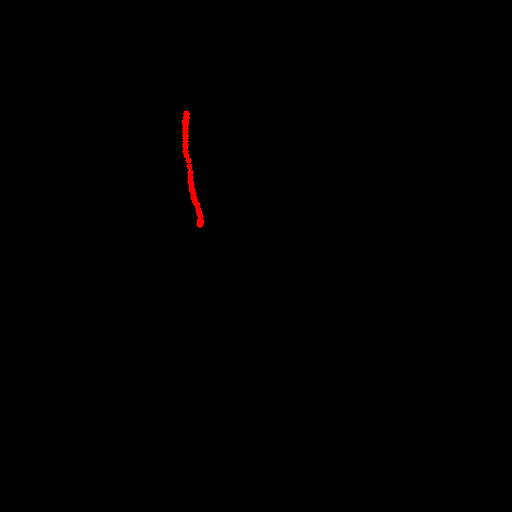
#> input picture img/1.png, 512 x 512 px
$ python outline.py
#> lines starting #> are read from the running program, lines starting #| are printed output that depends on the picture; after the words box and inside, x2 and y2 are one past the last pixel; in counts of white or black regions, pixels touching at a corner belong together
import cv2

img_origin = cv2.imread('1.png')
#> img_origin is the input picture: shape (512, 512, 3); mean B, G, R 0, 0, 0.7
# cv2.imshow('origin', img_origin)

img_gray = cv2.cvtColor(img_origin, cv2.COLOR_BGR2GRAY)
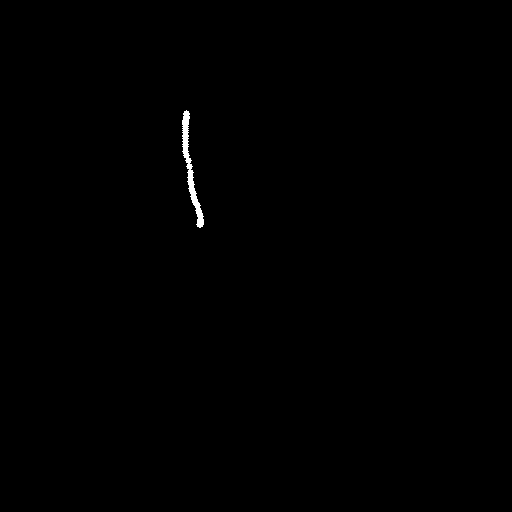
#> img_gray: shape (512, 512); values 0 (black) and 76 (white), 0.26% white; 1 white region, box (x1, y1, x2, y2) and area: (182, 110, 204, 228) 687
#cv2.imshow('gray', img_gray)

img_blurred = cv2.GaussianBlur(img_gray, (5, 5), 0)
#cv2.imshow('blurred', img_blurred)

img_threshold1 = cv2.adaptiveThreshold(img_blurred, 255, cv2.ADAPTIVE_THRESH_GAUSSIAN_C, cv2.THRESH_BINARY, 5, 2)
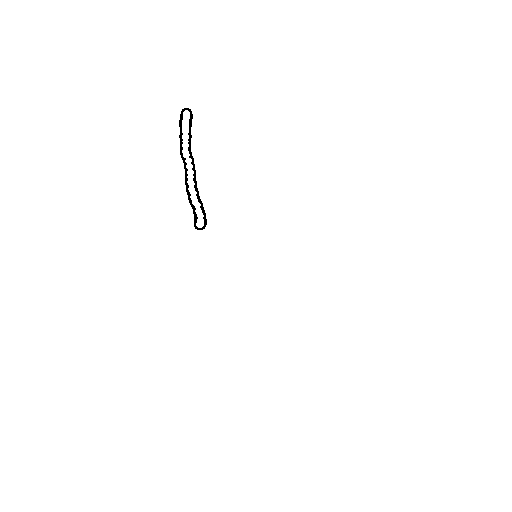
#> img_threshold1: shape (512, 512); 99.7% white; black in thin lines or dots, all inside (x1, y1, x2, y2) = (179, 108, 207, 230)
#cv2.imshow('img_threshold1', img_threshold1)

img_threshold1_blurred = cv2.GaussianBlur(img_threshold1, (5, 5), 0)
#cv2.imshow('img_threshold1_blurred', img_threshold1_blurred)

_, img_threshold2 = cv2.threshold(img_threshold1_blurred, 200, 255, cv2.THRESH_BINARY)
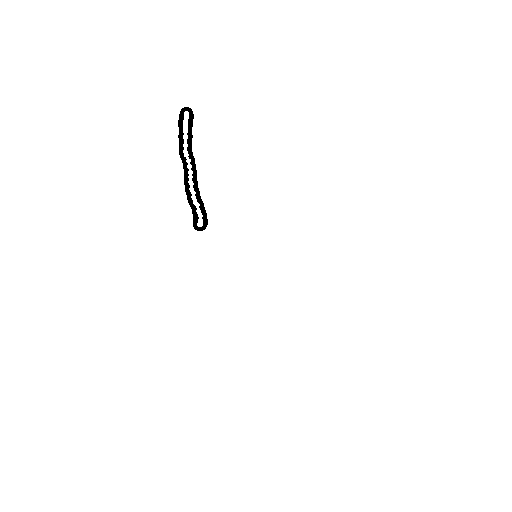
#> img_threshold2: shape (512, 512); 99.6% white; 1 black region, box (x1, y1, x2, y2) and area: (178, 107, 208, 231) 1173
#cv2.imshow('img_threshold2', img_threshold2)

kernel = cv2.getStructuringElement(cv2.MORPH_RECT,(3, 3))
img_opening = cv2.bitwise_not(cv2.morphologyEx(cv2.bitwise_not(img_threshold2), cv2.MORPH_OPEN, kernel))
#> img_opening: shape (512, 512); 99.6% white; 1 black region, box (x1, y1, x2, y2) and area: (178, 107, 208, 231) 1143
#cv2.imshow('img_opening', img_opening)

img_opening_blurred = cv2.GaussianBlur(img_opening, (3, 3), 0)
cv2.imshow('img_opening_blurred', img_opening_blurred)

cv2.waitKey(0)
cv2.destroyAllWindows()

$ run again, with img/2.png copied over img/1.png
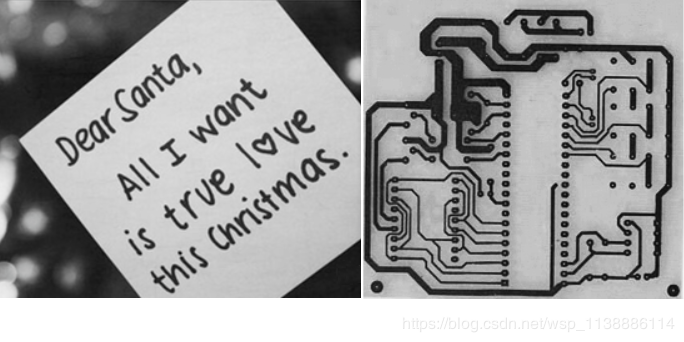
#> input picture img/2.png, 684 x 342 px
#> img_origin is the input picture: shape (342, 684, 3); mean B, G, R 160.1, 160.1, 160.1
#> `img_threshold1 = cv2.adaptiveThreshold(img_blurred, 255, cv2.ADAPTIVE_..`:
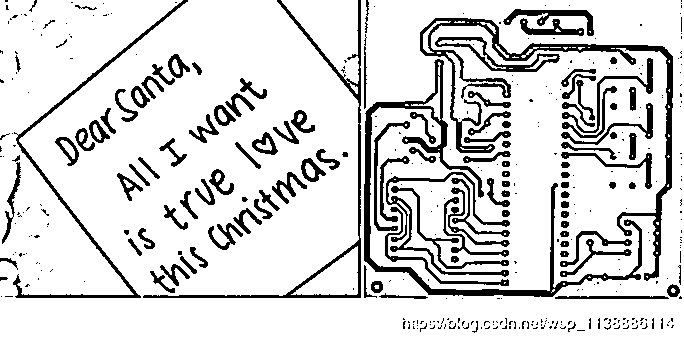
#> img_threshold1: shape (342, 684); 84.5% white; 403 black regions (284 under 20 px), largest, box (x1, y1, x2, y2) and area: (420, 18, 673, 281) 4809, (364, 59, 642, 297) 4575, (143, 0, 361, 298) 2271
#> img_threshold2: shape (342, 684); 76.4% white; 216 black regions (100 under 20 px), largest, box (x1, y1, x2, y2) and area: (363, 17, 682, 300) 19670, (12, 0, 362, 299) 6537, (560, 57, 654, 146) 3364
#> img_opening: shape (342, 684); 76.8% white; 144 black regions (32 under 20 px), largest, box (x1, y1, x2, y2) and area: (363, 17, 682, 300) 19398, (143, 0, 362, 299) 3666, (561, 57, 654, 146) 3357
#> `img_opening_blurred = cv2.GaussianBlur(img_opening, (3, 3), 0)`:
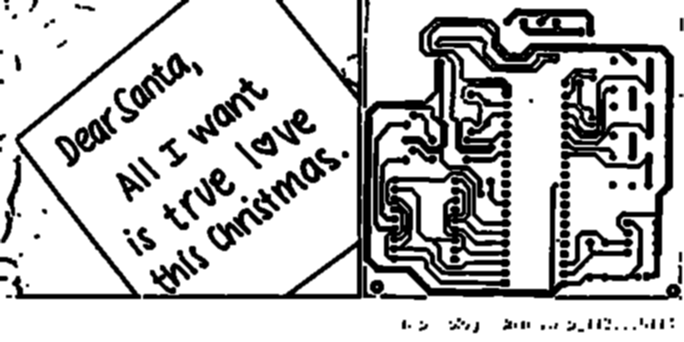
#> img_opening_blurred: shape (342, 684); min 0, max 255, mean 195.9
